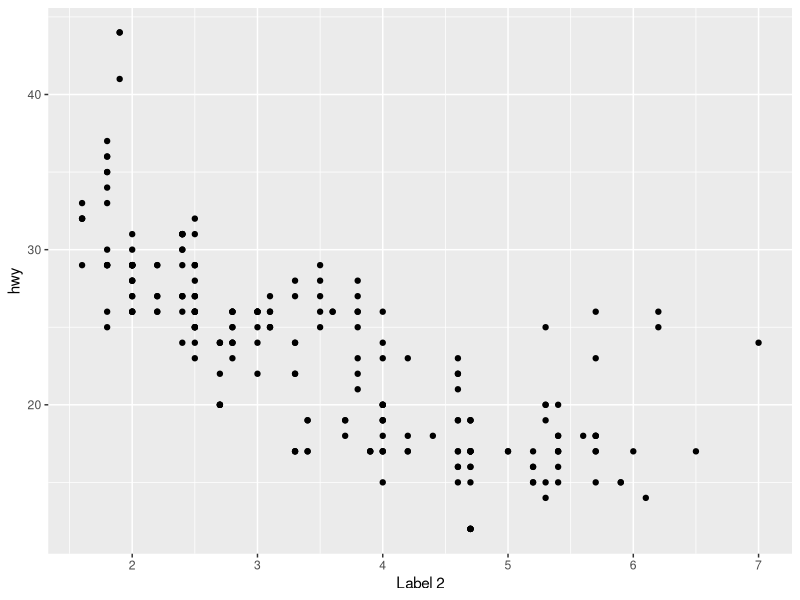

Generate this figure with R:
library(ggplot2)
ggplot(mpg, aes(displ, hwy)) + 
  geom_point() + 
  scale_x_continuous(name = "Label 1") +
  scale_x_continuous(name = "Label 2")
